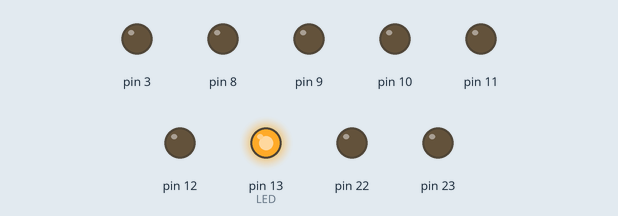
A sketch run on a simulated Arduino Uno, built with avr-gcc and run on an emulated ATmega328P. Shown: output pins drawn as LEDs (lit = HIGH).

Above: at 0.1 s.
Timing chart, 0 to 1.6 s (numbered marks = the images above):
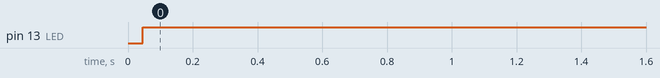

The sketch:

led_pwm_read_test.ino
```cpp
// (licence header left out)
/*
 * main.c
 *  (c) Nexus-Computing GmbH Switzerland
 *  Created on: Feb 02, 2012
 *      Author: Manuel Di Cerbo
 */
#include <stdio.h>
#include <avr/io.h>
#include <avr/interrupt.h>
#include <util/delay.h>

#define LED PB5 // LED is on Pin 13 or Pin 5 of Port B
/*
 * UART-Initialization from www.mikrocontroller.net
 * Hint: They are awesome! :-)
 */

#ifndef F_CPU
#warning "F_CPU was not defined, defining it now as 16000000"
#define F_CPU 16000000UL
#endif

#define BAUD 9600UL      // baud rate
// Calculations
#define UBRR_VAL ((F_CPU+BAUD*8)/(BAUD*16)-1)   // smart rounding
#define BAUD_REAL (F_CPU/(16*(UBRR_VAL+1)))     // real baud rate
#define BAUD_ERROR ((BAUD_REAL*1000)/BAUD) // error in parts per mill, 1000 = no error
#if ((BAUD_ERROR<990) || (BAUD_ERROR>1010))
#error Error in baud rate greater than 1%!
#endif

void uart_init(void) {
  UBRR0H = UBRR_VAL >> 8;
  UBRR0L = UBRR_VAL & 0xFF;

  UCSR0C = (0 << UMSEL01) | (0 << UMSEL00) | (1 << UCSZ01) | (1 << UCSZ00); // asynchron 8N1
  UCSR0B |= (1 << RXEN0); // enable UART RX
  UCSR0B |= (1 << TXEN0); // enable UART TX
  UCSR0B |= (1 << RXCIE0); //interrupt enable
}

/* Receive symbol, not necessary for this example, using interrupt instead*/
uint8_t uart_getc(void) {
  while (!(UCSR0A & (1 << RXC0)))
    // wait until symbol is ready
    ;
  return UDR0; // return symbol
}

uint8_t uart_putc(unsigned char data) {
  /* Wait for empty transmit buffer */
  while (!(UCSR0A & (1 << UDRE0)))
    ;
  /* Put data into buffer, sends the data */
  UDR0 = data;
  return 0;
}

/* sets up which pins to be input / output. */
void initIO(void) {
  DDRD |= (1 << DDD3);
  DDRB = 0xff; //all out
}


volatile uint8_t data = 10;

int main(void) {
  initIO();
  uart_init();
  sei();

  uint8_t i = 0;
  volatile uint8_t pause;
  pause = Serial.read();
  for(;;) {
    //pause = data;
    PORTB |= (1 << LED);
    for(i = 0; i < pause; i++)
      _delay_us(10);
    PORTB &= ~(1 << LED);
    for(i = 0; i < 255-pause; i++)
      _delay_us(10);
  }
  return 0; // never reached
}

/*
ISR(USART_RX_vect) {//attention to the name and argument here, won't work otherwise
  //data = UDR0;//UDR0 needs to be read
}*/
```

Measured:
- by itself, pin 13 (LED): LOW → HIGH at 0.05 s
